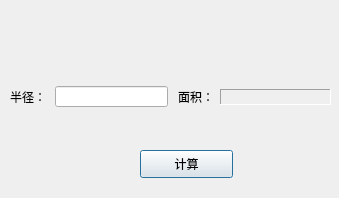
<?xml version="1.0" encoding="UTF-8"?>
<ui version="4.0">
 <class>Dialog</class>
 <widget class="QDialog" name="Dialog">
  <property name="geometry">
   <rect>
    <x>0</x>
    <y>0</y>
    <width>339</width>
    <height>198</height>
   </rect>
  </property>
  <property name="windowTitle">
   <string>Dialog</string>
  </property>
  <widget class="QLabel" name="radiusLabel">
   <property name="geometry">
    <rect>
     <x>10</x>
     <y>89</y>
     <width>72</width>
     <height>15</height>
    </rect>
   </property>
   <property name="text">
    <string>半径：</string>
   </property>
  </widget>
  <widget class="QLabel" name="areaLabel">
   <property name="geometry">
    <rect>
     <x>178</x>
     <y>89</y>
     <width>45</width>
     <height>16</height>
    </rect>
   </property>
   <property name="text">
    <string>面积：</string>
   </property>
  </widget>
  <widget class="QLineEdit" name="radiusLineEdit">
   <property name="geometry">
    <rect>
     <x>55</x>
     <y>86</y>
     <width>113</width>
     <height>21</height>
    </rect>
   </property>
  </widget>
  <widget class="QLabel" name="areaShowLabel">
   <property name="geometry">
    <rect>
     <x>220</x>
     <y>89</y>
     <width>111</width>
     <height>16</height>
    </rect>
   </property>
   <property name="frameShape">
    <enum>QFrame::Panel</enum>
   </property>
   <property name="frameShadow">
    <enum>QFrame::Sunken</enum>
   </property>
   <property name="text">
    <string/>
   </property>
  </widget>
  <widget class="QPushButton" name="countBtn">
   <property name="geometry">
    <rect>
     <x>140</x>
     <y>150</y>
     <width>93</width>
     <height>28</height>
    </rect>
   </property>
   <property name="text">
    <string>计算</string>
   </property>
  </widget>
 </widget>
 <layoutdefault spacing="6" margin="11"/>
 <resources/>
 <connections/>
</ui>
